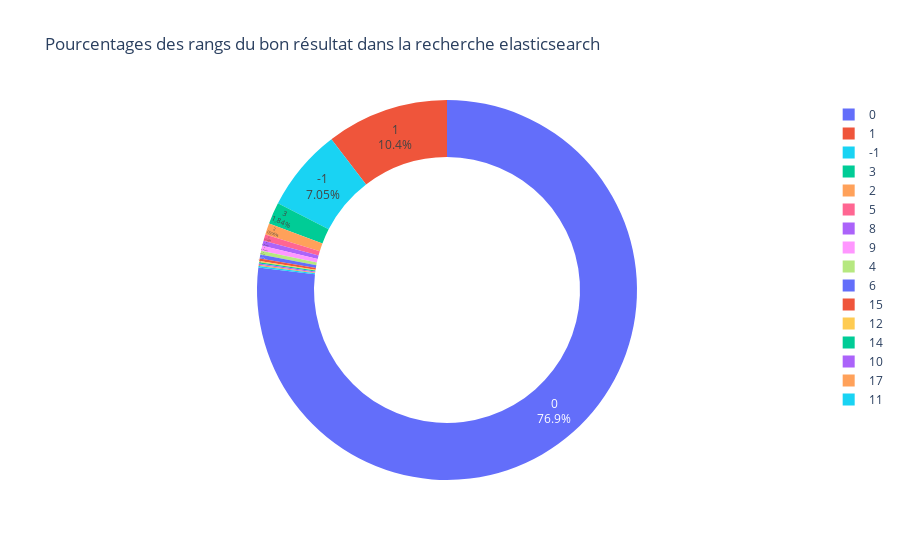

Notebook cell for this chart:
### Code cell
fig = px.pie(
    df_test,
    names=rank_columns[-1],
    hole=0.7,
    color=rank_columns[-1],
    title="Pourcentages des rangs du bon résultat dans la recherche elasticsearch",
)
fig.update_traces(textposition="inside", textinfo="percent+label")
fig.show()

### Figure 1 — Plotly figure (JSON) as saved in the notebook; plotly's stock layout.template omitted (floating-point values rounded to 4 significant figures; data arrays with more than 128 entries replaced by an {"elided": "..."} marker saying what was removed)
{"data": [{"customdata": {"elided": "922x1 int values"}, "domain": {"x": [0, 1], "y": [0, 1]}, "hole": 0.7, "hovertemplate": "rank_elastic_3.3=%{customdata[0]}<extra></extra>", "labels": {"elided": "922 int values"}, "legendgroup": "", "marker": {"colors": {"elided": "922 str values"}}, "name": "", "showlegend": true, "textinfo": "percent+label", "textposition": "inside", "type": "pie"}], "layout": {"autosize": true, "legend": {"tracegroupgap": 0}, "title": {"text": "Pourcentages des rangs du bon résultat dans la recherche elasticsearch"}}}
